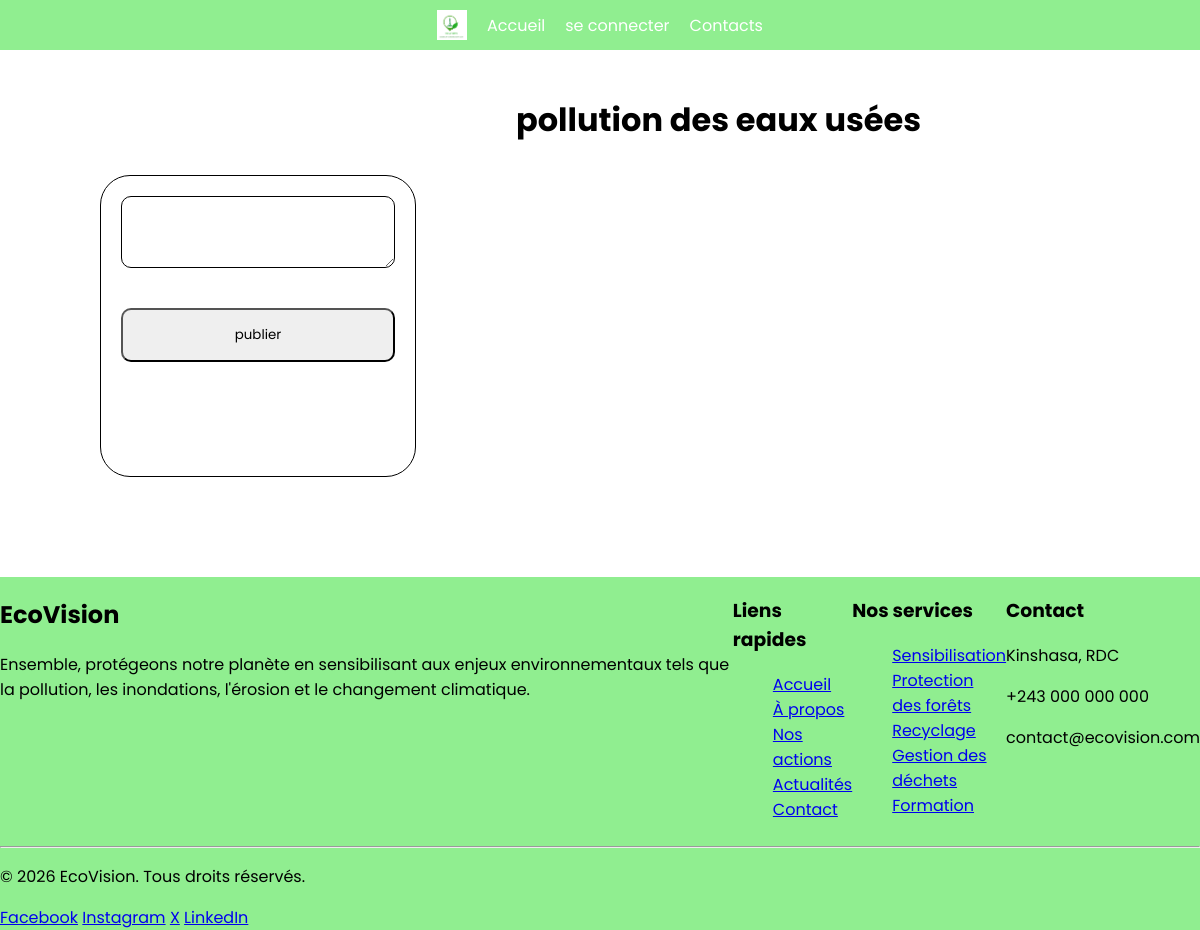
Page /forum/participer/4/ (signed in) on the earlier database version.
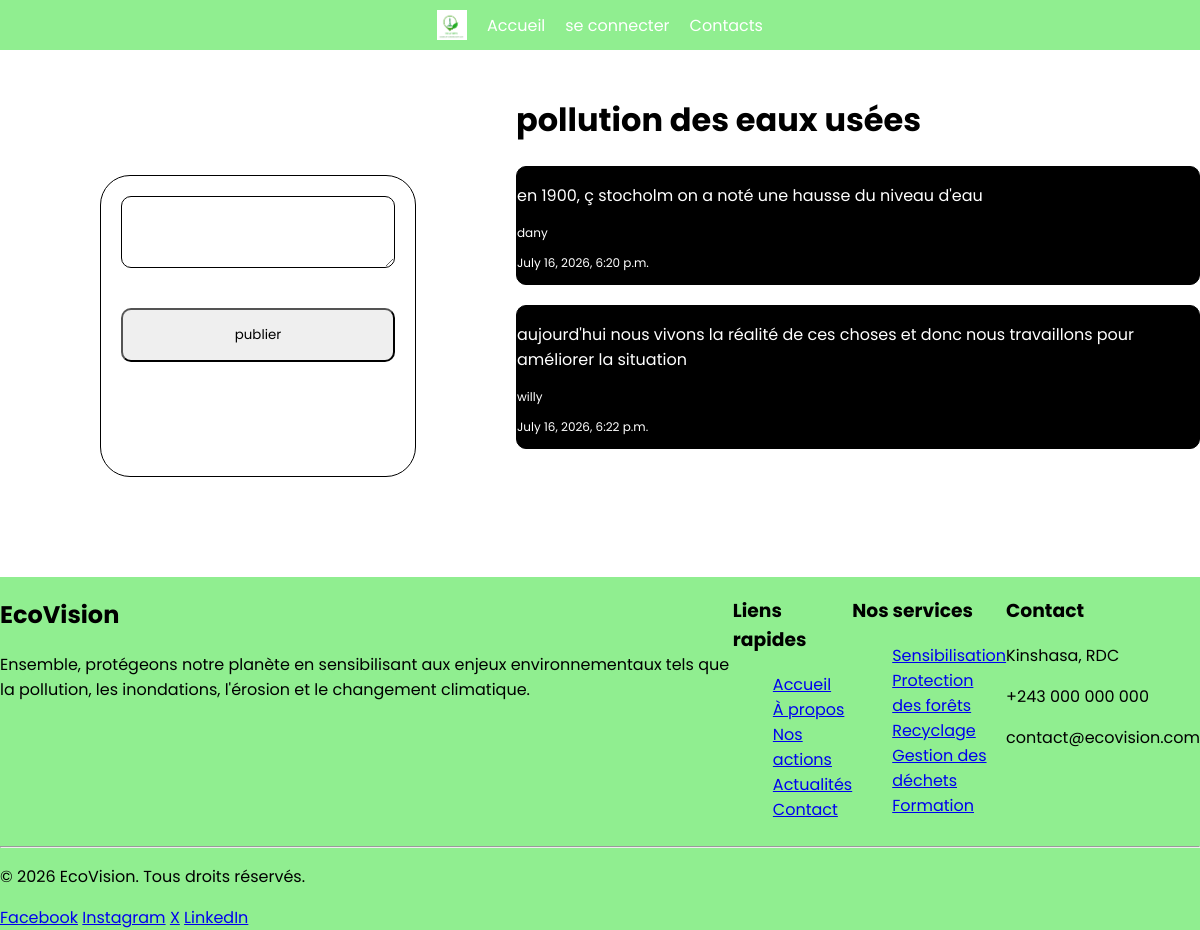
Same page on the later database version.
### forum/models.py (models this page shows, shortened)
class Discussion(models.Model):
    sujet = models.CharField(max_length=255)
    def __str__(self):
        return f'{self.sujet}'

class Reponse(models.Model):
    Sujet = models.ForeignKey(Discussion, on_delete=models.CASCADE)
    commentaire = models.TextField()
    author = models.ForeignKey(User, on_delete=models.CASCADE, null=True)
    date_published = models.DateTimeField(auto_now_add=True, null=True)

### user/models.py (models this page shows)
class User(AbstractUser):
    numero = models.CharField(max_length=255, blank=True, null=True)

### forum/views.py (the view)
# urls.py: path('participer/<int:pk>/', views.Lirecommentaire, name="repondre"),
def Lirecommentaire(request, pk):
    discu1 = Discussion.objects.get(id=pk)
    context = {
        'reponse':Reponse.objects.filter(Sujet=discu1).all(),
        'Discussion':Discussion.objects.get(id=pk)
    }
    user1 = User.objects.filter(username=request.user).get()
    if request.method == 'POST':
        commentaire = request.POST.get('commentaire')
        Reponse.objects.create(Sujet=discu1, commentaire=commentaire, author=user1).save()
    return render(request, 'reponse.html', context)

### templates/reponse.html (shortened to what this page needs)
{% extends 'base.html' %}
{% load static %}
{% block content %}
    <div class="page">
            <div class="aside">
                <form action="{% url 'repondre' Discussion.pk %}" method="post" class="form">
                    <textarea name="commentaire" class="input">
                    </textarea>
                    <input type="submit" value="publier">
                </form>
            </div>
            <div class="fil">
                <h1> {{ Discussion.sujet }} </h1>
                {% for rep in reponse %}
                    <div class="reponse">
                        <p>{{ rep.commentaire }}</p>
                        <div>
                        <p style="font-size: 12px;">{{ rep.author }}</p>
                        <p style="font-size: 12px;"> {{ rep.date_published }} </p>
                    </div>
                    </div>
                {% endfor %}
            </div>
    </div>
{% endblock %}

### templates/base.html (shortened to what this page needs)
{% load static %}
<!DOCTYPE html>
<html>
    <head>
        <link rel="stylesheet" href="{% static 'style.css' %}">
    </head>
    <body>
        <header>
            <nav>
                <img src="{% static 'photo/logo.png' %}" height="30">
                <a href="{% url 'home' %}">Accueil</a>
                <a href="{% url 'connexion' %}">se connecter</a>
                <a href="{% url 'contact' %}">Contacts</a>
            </nav>
        </header>
        {% block content %}
        {% endblock %}
        <footer class="footer">
    <div class="footer-container">
        <div class="footer-section">
            <h2>EcoVision</h2>
            <p>
                Ensemble, protégeons notre planète en sensibilisant aux enjeux
                environnementaux tels que la pollution, les inondations,
                l'érosion et le changement climatique.
            </p>
        </div>
        <div class="footer-section">
            <h3>Liens rapides</h3>
            <ul>
                <li><a href="#">Accueil</a></li>
                <li><a href="#">À propos</a></li>
                <li><a href="#">Nos actions</a></li>
                <li><a href="#">Actualités</a></li>
                <li><a href="#">Contact</a></li>
            </ul>
        </div>
        <div class="footer-section">
            <h3>Nos services</h3>
            <ul>
                <li><a href="#">Sensibilisation</a></li>
                <li><a href="#">Protection des forêts</a></li>
                <li><a href="#">Recyclage</a></li>
                <li><a href="#">Gestion des déchets</a></li>
                <li><a href="#">Formation</a></li>
            </ul>
        </div>
        <div class="footer-section">
            <h3>Contact</h3>
            <p> Kinshasa, RDC</p>
            <p> +243 000 000 000</p>
            <p>contact@ecovision.com</p>
        </div>
    </div>
    <hr>
    <div class="footer-bottom">
        <p>© 2026 EcoVision. Tous droits réservés.</p>
        <div class="socials">
            <a href="#">Facebook</a>
            <a href="#">Instagram</a>
            <a href="#">X</a>
            <a href="#">LinkedIn</a>
        </div>
    </div>
</footer>
    </body>
</html>

### static/style.css (style rules this page uses)
html { width: 100%; height: 100%; }
body { width: 100%; height: 100%; margin: 0; }
* { font-family: Poppins, sans-serif; font-family: 24px; }
.input { padding: 15px; margin: 20px; border-radius: 10px; border: solid 1px #000; }
.page { display: flex; }
.reponse { border: #000 solid 1px; background-color: #000; color: #fff; border-radius: 10px; margin-top: 20px; max-width: auto; }

Differences in the rows shown:
added Reponse: commentaire "en 1900, ç stocholm on a noté une hausse du niveau d'eau", author "dany", date_published "July 16, 2026, 6:20 p.m."
added Reponse: commentaire "aujourd'hui nous vivons la réalité de ces choses et donc nous travaillons pour améliorer la situation", author "willy", date_published "July 16, 2026, 6:22 p.m."
